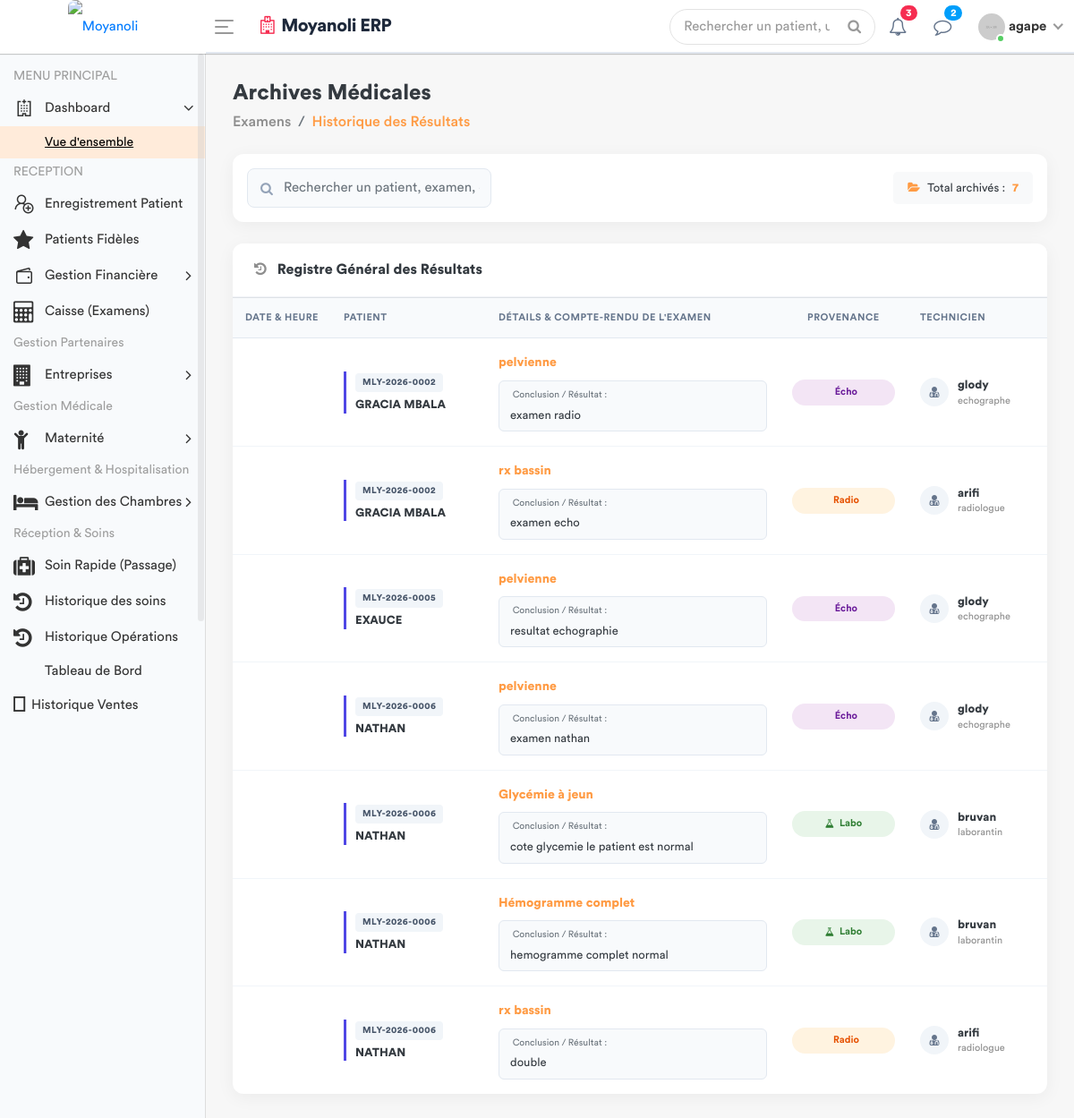
The app's page /examens/historique/ (signed in), older data.
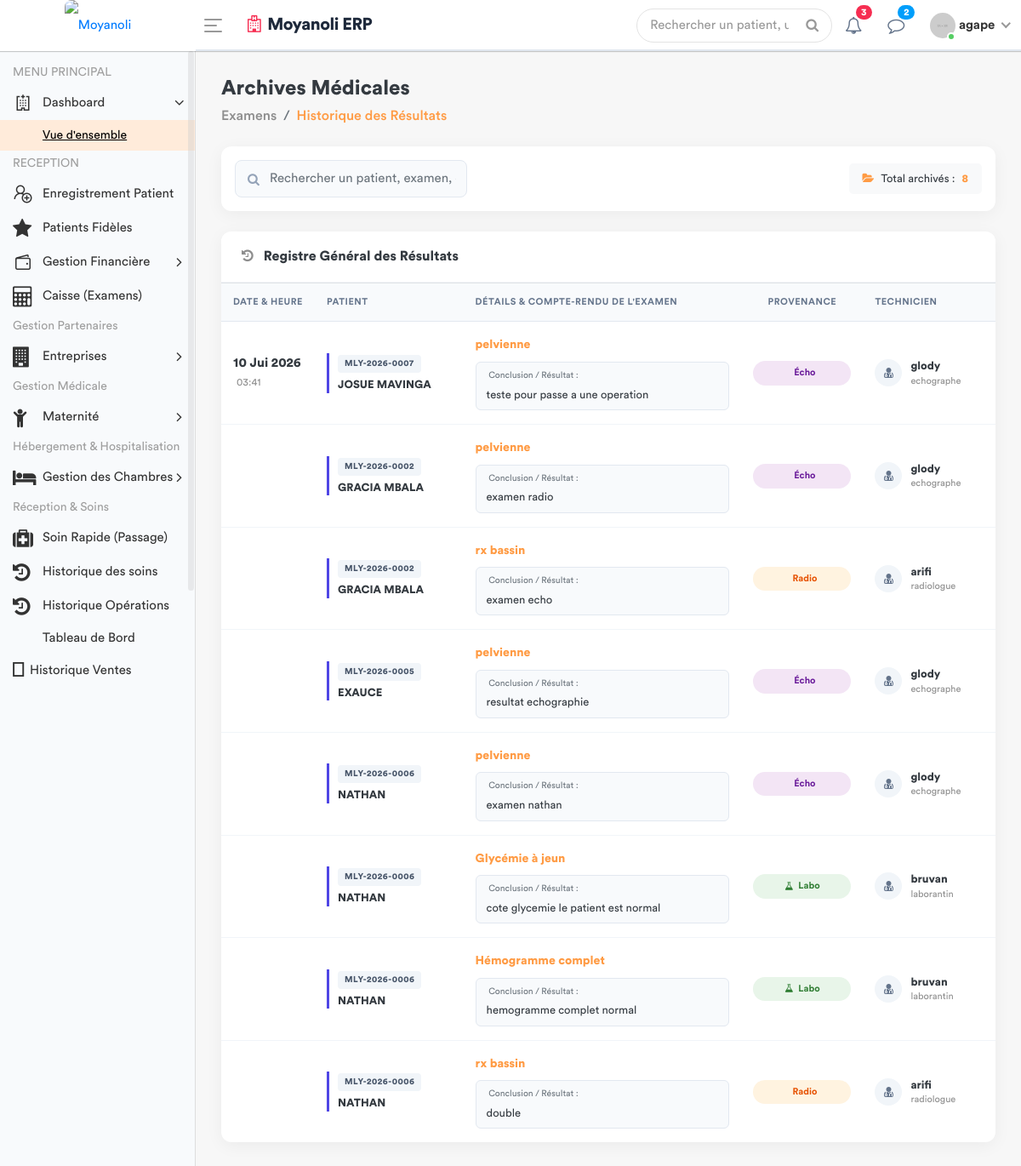
The same page, newer data.
### apps/models.py (models this page shows, shortened)
class DemandeExamen(models.Model):
    STATUT = [
        ('EN_ATTENTE', 'En attente'),
        ('TERMINE', 'Terminé'),
        ('ANNULE', 'Annulé'),
    ]
    consultation = models.ForeignKey(Consultation, related_name='examens', on_delete=models.CASCADE)
    prestation = models.ForeignKey(Prestation, on_delete=models.PROTECT)
    indication = models.TextField(blank=True, help_text="Note du médecin pour le technicien")
    resultat = models.TextField(blank=True, null=True)
    image_resultat = models.ImageField(upload_to='resultats_examens/', blank=True, null=True)
    technicien = models.ForeignKey(
        settings.AUTH_USER_MODEL,
        related_name='examens_realises',
        on_delete=models.SET_NULL,
        null=True,
        blank=True
    )
    statut = models.CharField(max_length=20, choices=STATUT, default='EN_ATTENTE')
    date_demande = models.DateTimeField(default=timezone.now)
    date_realisation = models.DateTimeField(null=True, blank=True)
    quantite = models.PositiveIntegerField(default=1)

class Consultation(models.Model):
    triage = models.OneToOneField(SigneVital, db_index=True, on_delete=models.CASCADE)
    medecin = models.ForeignKey(settings.AUTH_USER_MODEL, on_delete=models.SET_NULL, null=True)
    motif_consultation = models.TextField(verbose_name="Motif")
    histoire_maladie = models.TextField(verbose_name="Histoire de la maladie")
    examen_physique = models.TextField(verbose_name="Examen physique")
    complement_d_anamnese = models.CharField(max_length=200, null=True)
    hypothese_diagnostique = models.TextField(verbose_name="Hypothèse diagnostique")
    date_creation = models.DateTimeField(default=timezone.now)
    consultation_payee = models.BooleanField(default=False, verbose_name="Consultation payée")

class SigneVital(models.Model):
    patient = models.ForeignKey(Patient, on_delete=models.CASCADE)
    temperature = models.DecimalField(max_digits=4, decimal_places=1)
    poids = models.DecimalField(max_digits=5, decimal_places=2)
    tension_arterielle = models.CharField(max_length=10)
    frequence_cardiaque = models.IntegerField()
    frequence_respiratoire = models.IntegerField(null=True, blank=True)
    saturation_oxygene = models.IntegerField(null=True, blank=True)
    date_prelevement = models.DateTimeField(default=timezone.now)
    infirmier = models.ForeignKey(User, on_delete=models.SET_NULL, null=True)
    est_consulte = models.BooleanField(default=False)

class Patient(models.Model):
    TYPE_CHOICES = [
        ('SIMPLE', 'Patient Simple'),
        ('FIDELE', 'Patient Fidèle'),
        ('CONVENTIONNE', 'Patient Conventionné'),
    ]
    code_patient = models.CharField(max_length=20, unique=True, editable=False)
    noms = models.CharField(max_length=100)
    service = models.ForeignKey('Service', on_delete=models.PROTECT, related_name='patients', null=True)
    sexe = models.CharField(max_length=1, choices=[('M', 'Masculin'), ('F', 'Féminin')])
    age = models.CharField(max_length=30)
    adresse = models.TextField()
    telephone = models.CharField(max_length=20)
    type_patient = models.CharField(max_length=15, choices=TYPE_CHOICES, default='SIMPLE')
    a_carte_fidelite = models.BooleanField(default=False, verbose_name="Possède carte de fidélité")
    entreprise = models.ForeignKey('Entreprise', on_delete=models.SET_NULL, null=True, blank=True, verbose_name="Entreprise (si conventionné)")
    fiche_payee = models.BooleanField(default=False)
    created_by = models.ForeignKey(User, on_delete=models.SET_NULL, null=True, related_name='patients_crees')
    date_creation = models.DateTimeField(auto_now_add=True)
    date_modification = models.DateTimeField(auto_now=True)

class Prestation(models.Model):
    CATEGORIES = [
        ('ADM', 'Administratif'),
        ('CONS', 'Consultation'),
        ('LABO', 'Laboratoire'),
        ('SOIN', 'Soins'),
        ('ECHO', 'Échographie'),
        ('RADIO', 'Radiologie'),
        ('MED', 'Acte Médical'),
        ('CHIR', 'Acte Chirurgical'),
        ('CONS_MAT', 'Consultation Maternité'), # Nouvelle catégorie
        ('MAT', 'Forfait Maternité / Accouchement'), # Catégorie existante
    ]
    libelle = models.CharField(max_length=200, verbose_name="Libellé")
    categorie = models.CharField(max_length=10, choices=CATEGORIES, verbose_name="Catégorie")
    prix = models.DecimalField(max_digits=10, decimal_places=2, default=Decimal('0.00'), verbose_name="Prix (USD)")
    valeur_normale = models.CharField(
        max_length=150, blank=True, null=True,
        verbose_name="Valeur Normale / Référence (Labo uniquement)",
        help_text="Ex: 70-110 mg/dl, Négatif, etc."
    )
    class Meta:
        verbose_name = "Prestation"
        verbose_name_plural = "Prestations"

class Fonction(models.Model):
    fonctionKey = models.ForeignKey(Role, on_delete=models.SET_NULL, null=True)
    userKey = models.ForeignKey(User, on_delete=models.SET_NULL, null=True, related_name='user_fonction')
    autorisation = models.CharField(max_length=30, default='oui')

class Role(models.Model):
    roleName = models.CharField(max_length=30)

### apps/views.py (the view)
# urls.py: path('examens/historique/', views.historique_examens_view, name='historique_examens'),
@login_required
def historique_examens_view(request):
    examens_liste = DemandeExamen.objects.filter(
        statut='TERMINE'
    ).select_related(
        'consultation__triage__patient',  # Accès direct aux infos du patient
        'prestation',                     # Accès au prix et libellé de l'examen
        'technicien'                      # Accès à l'utilisateur qui a fait l'examen
    ).prefetch_related(
        'technicien__user_fonction__fonctionKey'  # Récupère la fonction et le rôle associé
    ).order_by('-date_realisation')
    elements_par_page = 10
    paginator = Paginator(examens_liste, elements_par_page)
    page_number = request.GET.get('page')
    try:
        historique_examens = paginator.get_page(page_number)
    except PageNotAnInteger:
        historique_examens = paginator.page(1)
    except EmptyPage:
        historique_examens = paginator.page(paginator.num_pages)
    role = Fonction.objects.filter(userKey=request.user).first()
    fonctionKey = role.fonctionKey.roleName if role else None
    context = {
        'historique_examens': historique_examens,  # Cet objet contient maintenant les méthodes de pagination (.has_next, etc.)
        'fonctionKey': fonctionKey
    }
    return render(request, 'back-end/examens/historique.html', context)

### apps/templates/back-end/examens/historique.html (shortened to what the changed rows need)
<!DOCTYPE html>
{% load static %}
<html lang="fr">
<head>
    {% include 'back-end/includes/css.html' %}
</head>
<body>
    <div class="main-wrapper">
        <div class="page-wrapper">
            <div class="content container-fluid">
                <div class="custom-card mb-4">
                    <div class="card-body p-3">
                        <div class="row align-items-center justify-content-between">
                            <div class="col-md-auto mt-3 mt-md-0">
                                <span class="d-inline-flex align-items-center bg-light text-dark font-weight-medium px-3 py-2 rounded-lg" style="gap: 8px; font-size: 13px;">
                                    <i class="fa fa-folder-open text-primary"></i>
                                    Total archivés : <strong class="text-primary">{{ historique_examens.paginator.count|default:historique_examens.count }}</strong>
                                </span>
                            </div>
                        </div>
                    </div>
                </div>
                <div class="custom-card mb-4">
                    <div class="card-body p-0">
                        <div class="table-responsive">
                            <table class="table table-hover mb-0" id="TableHistorique" width="100%">
                                <thead>
                                    <tr>
                                        <th style="width: 12%;">Date & Heure</th>
                                        <th style="width: 20%;">Patient</th>
                                        <th style="width: 38%;">Détails & Compte-rendu de l'Examen</th>
                                        <th style="width: 12%;" class="text-center">Provenance</th>
                                        <th style="width: 18%;">Technicien</th>
                                    </tr>
                                </thead>
                                <tbody>
                                    {% for examen in historique_examens %}
                                    <tr>
                                        <td class="align-middle">
                                            <span class="font-weight-bold text-dark d-block">{{ examen.date_realisation|date:"d M Y" }}</span>
                                            <small class="text-muted"> {{ examen.date_realisation|date:"H:i" }}</small>
                                        </td>
                                        <td class="align-middle">
                                            <div class="patient-box">
                                                <span class="patient-code d-inline-block mb-1">{{ examen.consultation.triage.patient.code_patient }}</span>
                                                <span class="d-block text-uppercase font-weight-bold text-dark" style="font-size: 13px;">{{ examen.consultation.triage.patient.noms }}</span>
                                            </div>
                                        </td>
                                        <td class="align-middle">
                                            <div class="mb-2">
                                                <span class="font-weight-bold text-primary" style="font-size: 14px;">
                                                    {{ examen.prestation.libelle }}
                                                </span>
                                            </div>
                                            <div class="result-preview-box">
                                                {% if examen.resultat %}
                                                    <div class="font-weight-semibold text-secondary small mb-1"> Conclusion / Résultat :</div>
                                                    <span class="text-dark">{{ examen.resultat|linebreaksbr }}</span>
                                                {% else %}
                                                    <span class="text-muted italic small"><i class="fa fa-exclamation-circle"></i> Aucun texte ou résultat enregistré.</span>
                                                {% endif %}
                                            </div>
                                        </td>
                                        <td class="align-middle text-center">
                                            {% if examen.prestation.categorie == 'LABO' %}
                                                <span class="service-badge bg-labo">
                                                    <i class="fa fa-flask"></i> Labo
                                                </span>
                                            {% elif examen.prestation.categorie == 'RADIO' %}
                                                <span class="service-badge bg-radio">
                                                     Radio
                                                </span>
                                            {% elif examen.prestation.categorie == 'ECHO' %}
                                                <span class="service-badge bg-echo">
                                                     Écho
                                                </span>
                                            {% else %}
                                                <span class="badge badge-light border text-muted py-2 px-3 rounded-pill">
                                                    {{ examen.prestation.categorie|default:"Autre" }}
                                                </span>
                                            {% endif %}
                                        </td>
                                        <td class="align-middle">
                                            <div class="user-avatar-info">
                                                <div class="user-icon-circle">
                                                    <i class="fa fa-user-md"></i>
                                                </div>
                                                <div>
                                                    <span class="d-block font-weight-bold text-dark" style="font-size: 13px;">
                                                        {{ examen.technicien.get_full_name|default:examen.technicien.username }}
                                                    </span>
                                                    {% with affectation=examen.technicien.user_fonction.first %}
                                                        {% if affectation %}
                                                            <small class="text-muted d-block" style="font-size: 11px;">
                                                                {{ affectation.fonctionKey.roleName }}
                                                            </small>
                                                        {% endif %}
                                                    {% endwith %}
                                                </div>
                                            </div>
                                        </td>
                                    </tr>
                                    {% endfor %}
                                </tbody>
                            </table>
                        </div>
                    </div>
                </div>
            </div>
        </div>
    </div>
</body>
</html>

Row changes from the older to the newer data that the page shows:
added DemandeExamen: date_realisation "10 Jui 2026", date_realisation "03:41", consultation.triage.patient.code_patient "MLY-2026-0007", consultation.triage.patient.noms "JOSUE MAVINGA", prestation.libelle "pelvienne", resultat "teste pour passe a une operation", shows "Écho", technicien.get_full_name "glody", technicien.user_fonction.first.fonctionKey.roleName "echographe"
Text that changed along with them:
{{ historique_examens.paginator.count|default:historique_examens.count }}: "7" → "8"
